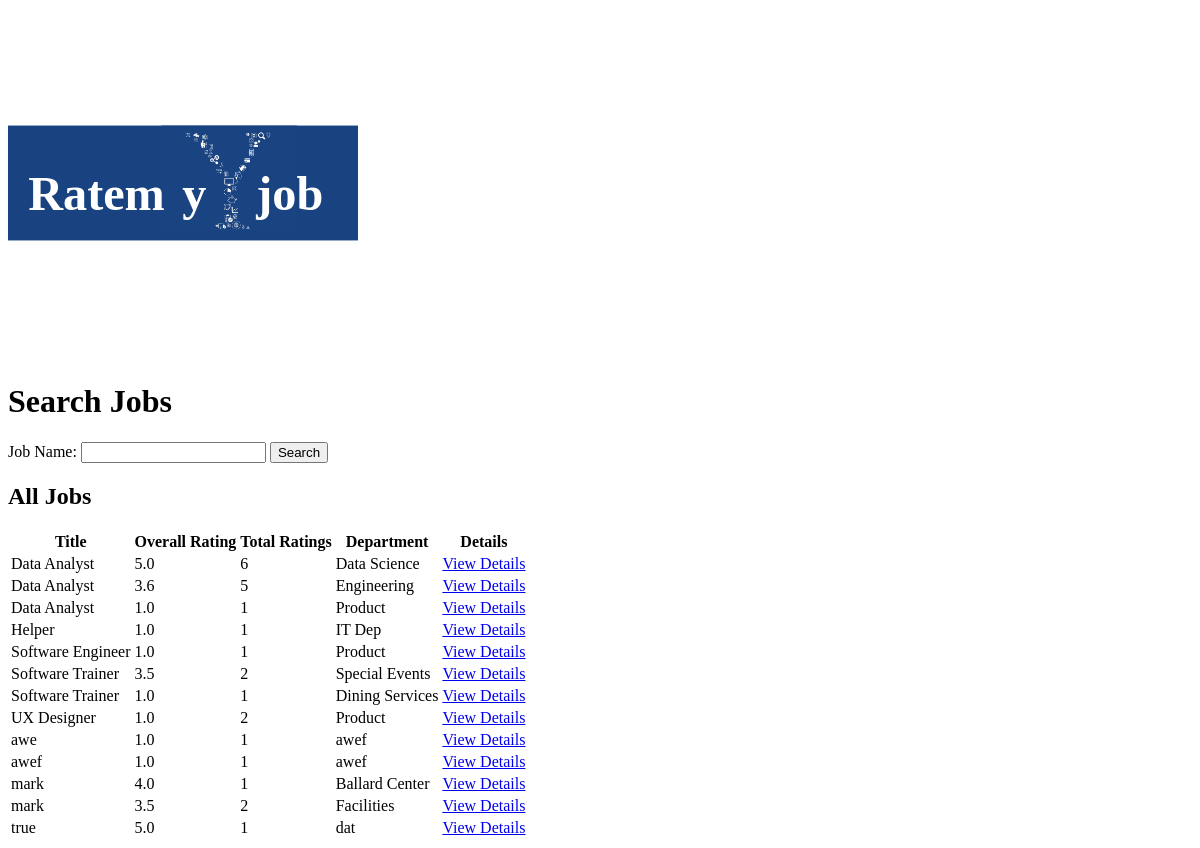
Before: /search with the older database file.
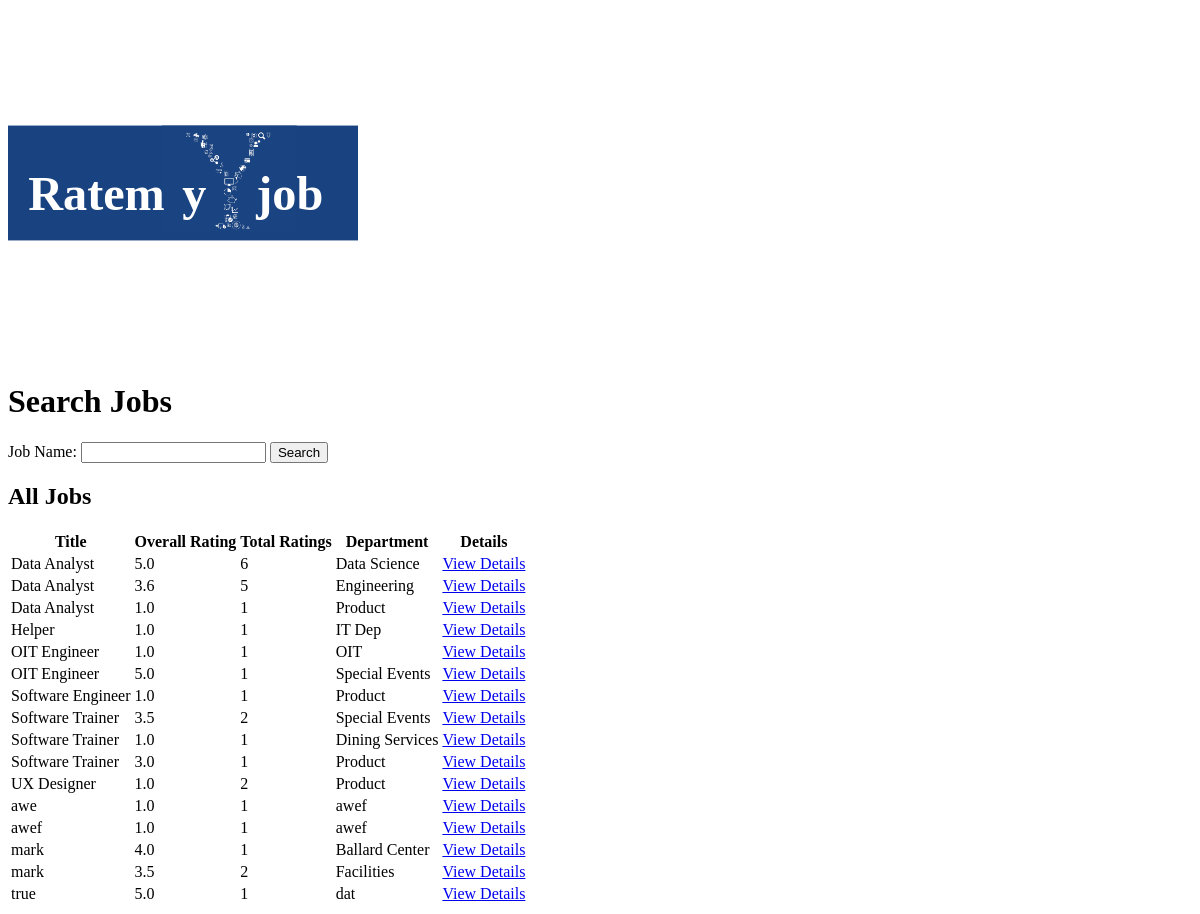
After: the same page with the newer database file.
### app.py (models this page shows)
class Job(db.Model):
    id = db.Column(db.Integer, primary_key=True)
    title = db.Column(db.String(100), nullable=False)
    department = db.Column(db.String(100), nullable=False)
    reviews = db.relationship('Review', backref='job', lazy=True)

### app.py (the view)
@app.route('/search', methods=['GET'])
def search():
    query = request.args.get('job_name', '')
    job_ratings = get_sorted_jobs(query)
    return render_template('search.html', job_ratings=job_ratings, query=query)

### templates/search.html (shortened to what this page needs)
<!DOCTYPE html>
<html lang="en">
<head>
    <a href='/'>
        <svg width="350" height="350">
            <image xlink:href="\static\Blue Logo V2.svg" width="350" height="350" />
        </svg>
    </a>
</head>
<body>
    <h1>Search Jobs</h1>
    <form action="/search" method="GET">
        <label for="job_name">Job Name:</label>
        <input type="text" id="job_name" name="job_name" required>
        <button type="submit">Search</button>
    </form>
    <h2>All Jobs</h2>
    <table>
        <thead>
            <tr>
                <th>Title</th>
                <th>Overall Rating</th>
                <th>Total Ratings</th>
                <th>Department</th>
                <th>Details</th>
            </tr>
        </thead>
        <tbody id="job_list">
            {% for job in job_ratings %}
            <tr>
                <td>{{ job.title }}</td>
                <td>{{ job.average_rating }}</td>
                <td>{{ job.total_ratings }}</td>
                <td>{{ job.department }}</td>
                <td><a href="/job/{{ job.id }}">View Details</a></td>
            </tr>
            {% endfor %}
        </tbody>
    </table>
</body>
</html>

Changed rows visible on the page:
added Job: title "OIT Engineer", average_rating "1.0", total_ratings "1", department "OIT"
added Job: title "OIT Engineer", average_rating "5.0", total_ratings "1", department "Special Events"
added Job: title "Software Trainer", average_rating "3.0", total_ratings "1", department "Product"
